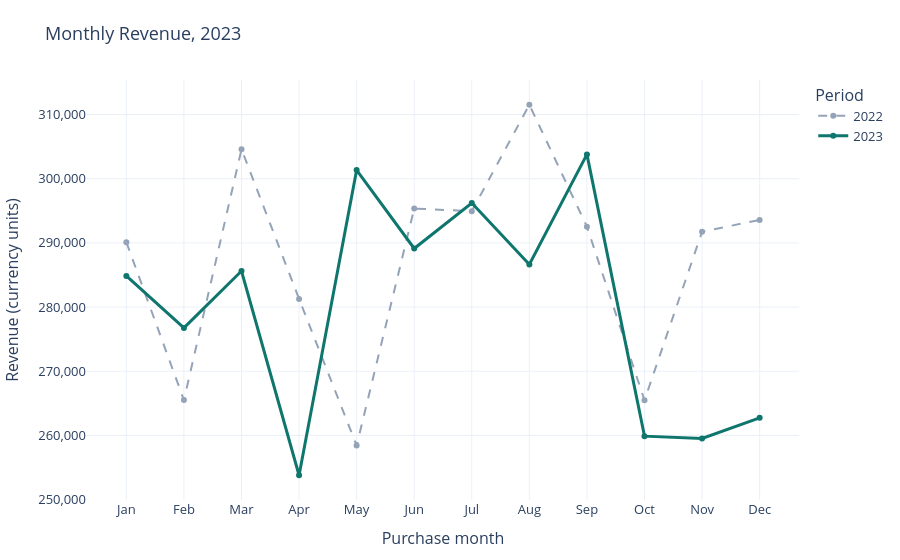

The code cell stored with this chart in its notebook:
### Markdown cell above
#### Monthly revenue trend

Revenue per purchase month. The mean monthly growth is the average of the month-over-month changes within the analysis period.

### Code cell
monthly_current = bm.monthly_revenue(current)
monthly_previous = bm.monthly_revenue(previous) if has_comparison else None
mean_growth = bm.mean_monthly_growth(current)

print(f'Mean month-over-month revenue growth, {current_label}: {fmt_pct(mean_growth)}')
plot_monthly_revenue(monthly_current, current_label, monthly_previous,
                     previous_label if has_comparison else None).show()
monthly_current.rename('revenue').to_frame().assign(
    mom_growth=lambda d: d['revenue'].pct_change().map(fmt_pct)
).rename_axis('month')

### Figure 1 — Plotly figure (JSON) as saved in the notebook; plotly's stock layout.template omitted (floating-point values rounded to 4 significant figures)
{"data": [{"line": {"color": "#94A3B8", "dash": "dash"}, "mode": "lines+markers", "name": "2022", "type": "scatter", "x": ["Jan", "Feb", "Mar", "Apr", "May", "Jun", "Jul", "Aug", "Sep", "Oct", "Nov", "Dec"], "y": [290100.0, 265500.0, 304600.0, 281300.0, 258400.0, 295400.0, 294900.0, 311500.0, 292500.0, 265500.0, 291700.0, 293600.0]}, {"line": {"color": "#0F766E", "width": 3}, "mode": "lines+markers", "name": "2023", "type": "scatter", "x": ["Jan", "Feb", "Mar", "Apr", "May", "Jun", "Jul", "Aug", "Sep", "Oct", "Nov", "Dec"], "y": [284900.0, 276800.0, 285600.0, 253800.0, 301300.0, 289100.0, 296200.0, 286600.0, 303800.0, 259900.0, 259500.0, 262700.0]}], "layout": {"font": {"size": 13}, "legend": {"title": {"text": "Period"}}, "margin": {"b": 60, "t": 80}, "title": {"text": "Monthly Revenue, 2023"}, "xaxis": {"title": {"text": "Purchase month"}}, "yaxis": {"tickformat": ",", "title": {"text": "Revenue (currency units)"}}}}
